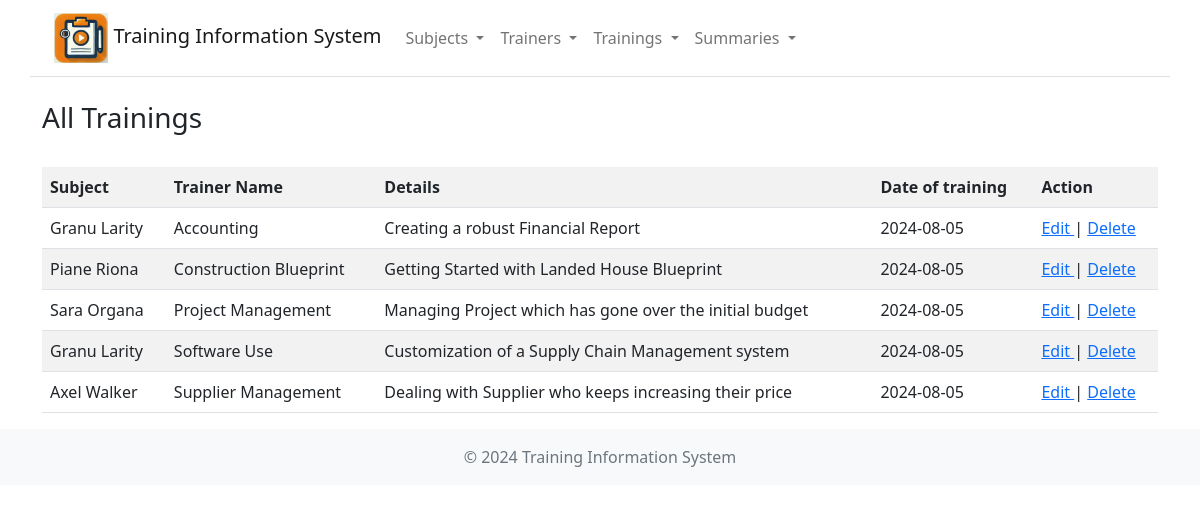
Page /trainings on the earlier database version.
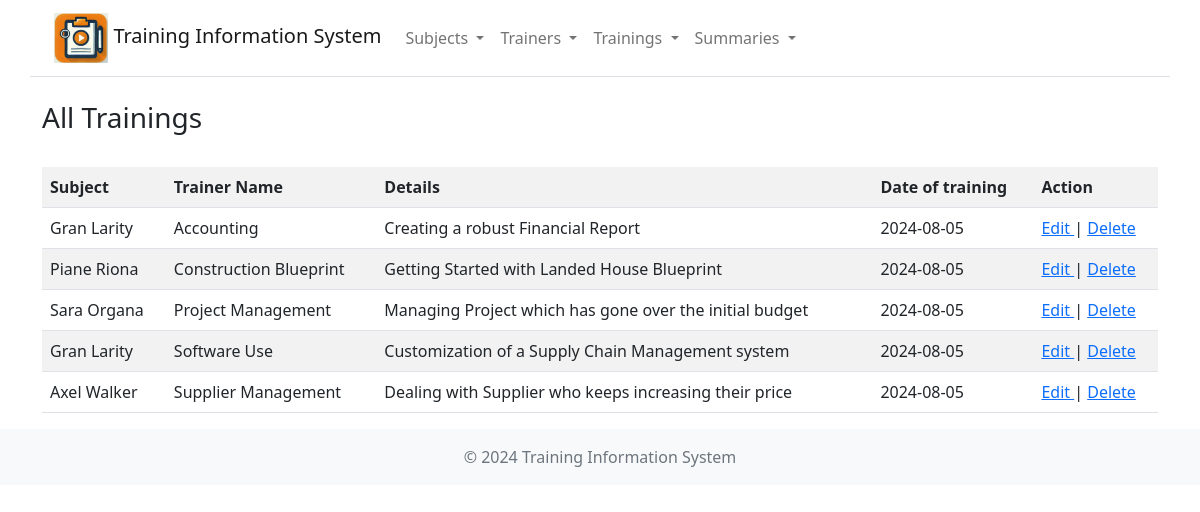
Same page on the later database version.
### models.py (models this page shows)
class Training(db.Model):
    __tablename__ = 'training'
    t_id = db.Column(db.Integer, primary_key=True)
    trainer_id = db.Column(db.Integer, db.ForeignKey('trainer.trainer_id'), nullable=False)
    subject_id = db.Column(db.Integer, db.ForeignKey('subject.subject_id'), nullable=False)
    date_training = db.Column(db.Date, nullable=False)
    details = db.Column(db.String(250), nullable=False)
    trainer = db.relationship('Trainer', back_populates='trainings')
    subject = db.relationship('Subject', back_populates='trainings')

class Trainer(db.Model):
    __tablename__ = 'trainer'
    trainer_id = db.Column(db.Integer, primary_key=True)
    first_name = db.Column(db.String(50), nullable=False)
    family_name = db.Column(db.String(50), nullable=False)
    trainings = db.relationship('Training', back_populates='trainer')

class Subject(db.Model):
    __tablename__ = 'subject'
    subject_id = db.Column(db.Integer, primary_key=True)
    name = db.Column(db.String(90), nullable=False)
    trainings = db.relationship('Training', back_populates='subject')

### routes/training_routes.py (the view)
@training_bp.route('/trainings')
def trainings():
    trainings = Training.query.all()
    now = datetime.now()
    return render_template('trainings.html', trainings=trainings, now=now)

### templates/trainings.html (shortened to what this page needs)
<!DOCTYPE html>
<html lang="en">
<head>
    <link href="/static/css/bootstrap/css/bootstrap.min.css" rel="stylesheet" />
    <link href="/static/css/bootstrap/font/bootstrap-icons.min.css" rel="stylesheet" />
</head>
<body>
    {% include 'navbar.html' %}
    <div class="container">
        <br />
        <h3>All Trainings</h3>
        <br />
        {% if trainings %}
            <table class='table table-striped table-hover'>
                <tr>
                    <th>Subject</th>
                    <th>Trainer Name</th>
                    <th>Details</th>
                    <th>Date of training</th>
                    <th>Action</th>
                </tr>
                {% for training in trainings %}
                    <tr>
                        <td>{{ training.trainer.first_name }} {{ training.trainer.family_name }}</td>
                        <td>{{ training.subject.name }}</td>
                        <td>{{ training.details }}</td>
                        <td>{{ now.strftime('%Y-%m-%d') }}</td>
                        <td>
                            <a href="{{ url_for('training.training_edit', id=training.t_id) }}">
                                Edit
                            </a>
                            |
                            <a href="{{ url_for('training.training_delete', id=training.t_id) }}"
                               onclick="return confirm('Delete Training [{{ training.t_id }}]')">
                                Delete
                            </a>
                        </td>
                    </tr>
                {% endfor %}
            </table>
        {% else %}
            <p class="alert alert-danger">No Trainings found.</p>
        {% endif %}
    </div>
    {% include 'footer.html' %}
</body>
</html>

### templates/navbar.html (shortened to what this page needs)
<div class="container border-bottom">
    <nav class="navbar navbar-expand-md">
        <div class="container-fluid">
            <a class="navbar-brand" href="{{ url_for('home.index') }}">
                <img src="{{ url_for('static', filename='images/TrainingIcon.jpg') }}" height="50" alt="Logo">
                Training Information System
            </a>
            <div class="collapse navbar-collapse" id="navbarSupportedContent">
                <ul class="navbar-nav">
                    <li class="nav-item dropdown">
                        <a class="nav-link dropdown-toggle" role="button"
                           href="#" id="navbarDropdown" data-bs-toggle="dropdown">
                            Subjects
                        </a>
                    </li>
                    <li class="nav-item dropdown">
                        <a class="nav-link dropdown-toggle" role="button"
                           href="#" id="navbarDropdown" data-bs-toggle="dropdown">
                            Trainers
                        </a>
                    </li>
                    <li class="nav-item dropdown">
                        <a class="nav-link dropdown-toggle" role="button"
                           href="#" id="navbarDropdown" data-bs-toggle="dropdown">
                            Trainings
                        </a>
                    </li>
                    <li class="nav-item dropdown">
                        <a class="nav-link dropdown-toggle" role="button"
                           href="#" id="navbarDropdown" data-bs-toggle="dropdown">
                            Summaries
                        </a>
                    </li>
                </ul>
            </div>
        </div>
    </nav>
</div>

### templates/footer.html
<footer class="footer mt-auto py-3 bg-light">
  <div class="container text-center">
    <span class="text-muted">© 2024 Training Information System</span>
  </div>
</footer>

Differences in the rows shown:
changed through a linked row, Training "Creating a robust Financial Report": trainer.first_name "Granu" → "Gran"
changed through a linked row, Training "Customization of a Supply Chain Management system": trainer.first_name "Granu" → "Gran"
